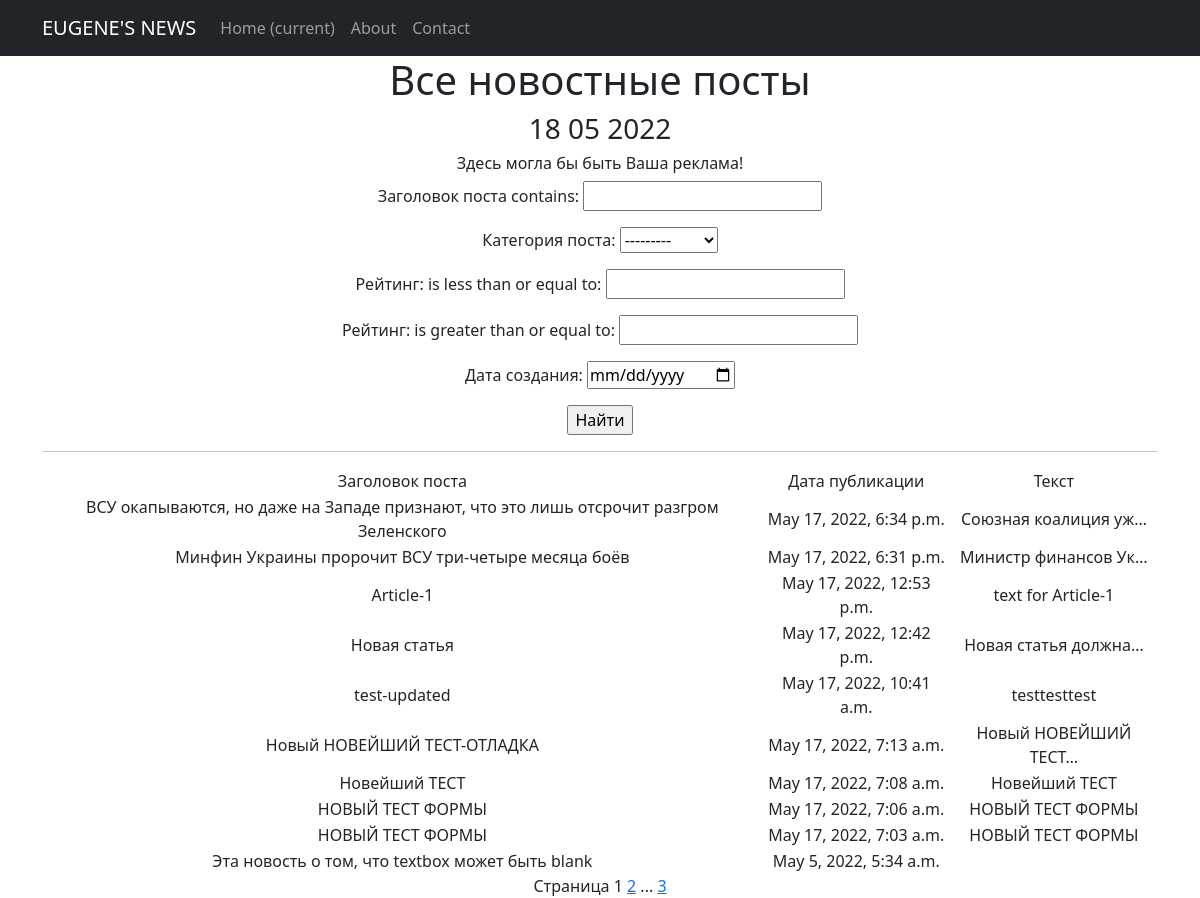
Page /news/ on the committed database.
### newsapp/models.py (models this page shows, shortened)
class Post(models.Model):
    author = models.ForeignKey(Author, on_delete=models.CASCADE, verbose_name='Автор:')
    NEWS = 'NW'
    ARTICLE = 'AR'
    DIGEST = 'DG'
    CATEGORY_CHOICES = (
        (NEWS, 'Новость'),
        (ARTICLE, 'Статья'),
        (DIGEST, 'Дайджест'),
    )
    categoryType = models.CharField(max_length=2, choices=CATEGORY_CHOICES, default=ARTICLE, verbose_name='Категория поста')
    dateCreation = models.DateTimeField(auto_now_add=True, verbose_name='Дата создания')
    postCategory = models.ManyToManyField(Category, through='PostCategory')
    title = models.CharField(max_length=128, verbose_name='Заголовок поста')
    text = models.TextField(null=True, blank=True, verbose_name='Текст поста (необязательно)', help_text='Введите здесь текст своего Поста, хотя можете и не вводить, если нет желания!')
    rating = models.SmallIntegerField(default=0, verbose_name='Рейтинг:')
    class Meta:
        verbose_name = 'Пост'
        verbose_name_plural = 'Посты'
        ordering = ['-dateCreation']

### newsapp/views.py (the view)
# urls.py: path('', PostsList.as_view(), name='post_list'),
class PostsList(ListView):
    model = Post
    queryset = Post.objects.order_by('-dateCreation')
    template_name = 'posts.html'
    context_object_name = 'posts'
    paginate_by = 10
    def get_queryset(self):
        queryset = super().get_queryset()
        self.filterset = PostFilter(self.request.GET, queryset)
        return self.filterset.qs
    def get_context_data(self, **kwargs):
        context = super().get_context_data(**kwargs)
        context['time_now'] = datetime.utcnow()
        context['next_sale'] = None
        context['filterset'] = self.filterset
        return context

### newsapp/templatetags/custom_filters.py (called while the page is built)
@register.filter()
def censor(value):
   chr_array = [char for char in value]
   low_value = value.lower()  # создаём для поиска копию текста в нижнем регистре
   end_pos = len(value)
   for word in OBSCENE_WORDS:
      start_pos = 0
      word_len = len(word)
      while start_pos < end_pos - word_len:
         position = low_value.find(word, start_pos, end_pos)
         if position == -1:   # искомое слово не найдено
            break
         else:
            chr_array[position:position + word_len] = '*' * word_len   # выполняем замену слова в рабочем массиве
            start_pos += position + word_len
   return ''.join(chr_array)   # создаём результирующую строку из массива

### templates/posts.html (shortened to what this page needs)
{% extends 'flatpages/default.html' %}
{% load custom_filters %}
{% load custom_tags %}
{% block content %}
   <h1>Все новостные посты</h1>
   <h3>{{ time_now|date:'d m Y' }}</h3>
   <h6> {{ next_sale|default_if_none:"Здесь могла бы быть Ваша реклама!" }} </h6>
   <form action="" method="get">
       {{ filterset.form.as_p }}
       <input type="submit" value="Найти" />
   </form>
   <hr>
   {% if posts %}
       <table>
           <tr>
               <td>Заголовок поста</td>
               <td>Дата публикации</td>
               <td>Текст</td>
           </tr>
           {% for post in posts %}
           <tr>
               <td>{{ post.title|censor }}</td>
               <td>{{ post.dateCreation }}</td>
               <td>{{ post.text|truncatechars:20|censor }}</td>
           </tr>
           {% endfor %}
       </table>
   {% else %}
       <h2>Постов нет!</h2>
   {% endif %}
   Страница
   {{ page_obj.number }}
   {% if page_obj.has_next %}
       <a href="?page={{ page_obj.next_page_number }}">{{ page_obj.next_page_number }}</a>
       {% if paginator.num_pages != page_obj.next_page_number %}
           ...
           <a href="?page={{ page_obj.paginator.num_pages }}">{{ page_obj.paginator.num_pages }}</a>
       {% endif %}
   {% endif %}
{% endblock content %}

### templates/flatpages/default.html (shortened to what this page needs)
<!DOCTYPE html>
<html lang="en">
    <head>
        {% load static %}
        <link href="{% static 'css/styles.css' %}" rel="stylesheet" />
    </head>
    <body>
        <nav class="navbar navbar-expand-lg navbar-dark bg-dark static-top">
	        <div class="container">
		        <a class="navbar-brand" href="#">EUGENE'S NEWS</a>
		        <div class="collapse navbar-collapse" id="navbarResponsive">
			        <ul class="navbar-nav ml-auto">
				        <li class="nav-item active">
					        <a class="nav-link" href="#">Home
						        <span class="sr-only">(current)</span>
					        </a>
				        </li>
				        <li class="nav-item">
					        <a class="nav-link" href="/about/">About</a>
				        </li>
				        <li class="nav-item">
					        <a class="nav-link" href="/contacts/">Contact</a>
				        </li>
			        </ul>
		        </div>
	        </div>
        </nav>
			<div class="container">
				<div class="row">
					<div class="col-lg-12 text-center">
						{% block content %}{% endblock content %}
					</div>
				</div>
			</div>
    </body>
</html>

### rows in the picture
Post: title|censor "ВСУ окапываются, но даже на Западе признают, что это лишь отсрочит разгром Зеленского", dateCreation "May 17, 2022, 6:34 p.m.", text|censor "Союзная коалиция уж…"
Post: title|censor "Минфин Украины пророчит ВСУ три-четыре месяца боёв", dateCreation "May 17, 2022, 6:31 p.m.", text|censor "Министр финансов Ук…"
Post: title|censor "Article-1", dateCreation "May 17, 2022, 12:53 p.m.", text|censor "text for Article-1"
Post: title|censor "Новая статья", dateCreation "May 17, 2022, 12:42 p.m.", text|censor "Новая статья должна…"
Post: title|censor "test-updated", dateCreation "May 17, 2022, 10:41 a.m.", text|censor "testtesttest"
Post: title|censor "Новый НОВЕЙШИЙ ТЕСТ-ОТЛАДКА", dateCreation "May 17, 2022, 7:13 a.m.", text|censor "Новый НОВЕЙШИЙ ТЕСТ…"
Post: title|censor "Новейший ТЕСТ", dateCreation "May 17, 2022, 7:08 a.m.", text|censor "Новейший ТЕСТ"
Post: title|censor "НОВЫЙ ТЕСТ ФОРМЫ", dateCreation "May 17, 2022, 7:06 a.m.", text|censor "НОВЫЙ ТЕСТ ФОРМЫ"
Post: title|censor "НОВЫЙ ТЕСТ ФОРМЫ", dateCreation "May 17, 2022, 7:03 a.m.", text|censor "НОВЫЙ ТЕСТ ФОРМЫ"
Post: title|censor "Эта новость о том, что textbox может быть blank", dateCreation "May 5, 2022, 5:34 a.m."

### other values in the picture
{{ time_now|date:'d m Y' }} "18 05 2022"
{{ next_sale|default_if_none:"Здесь могла бы быть Ваша реклама!" }} "Здесь могла бы быть Ваша реклама!"
{{ page_obj.number }} "1"
{{ page_obj.next_page_number }} "2"
{{ page_obj.paginator.num_pages }} "3"
